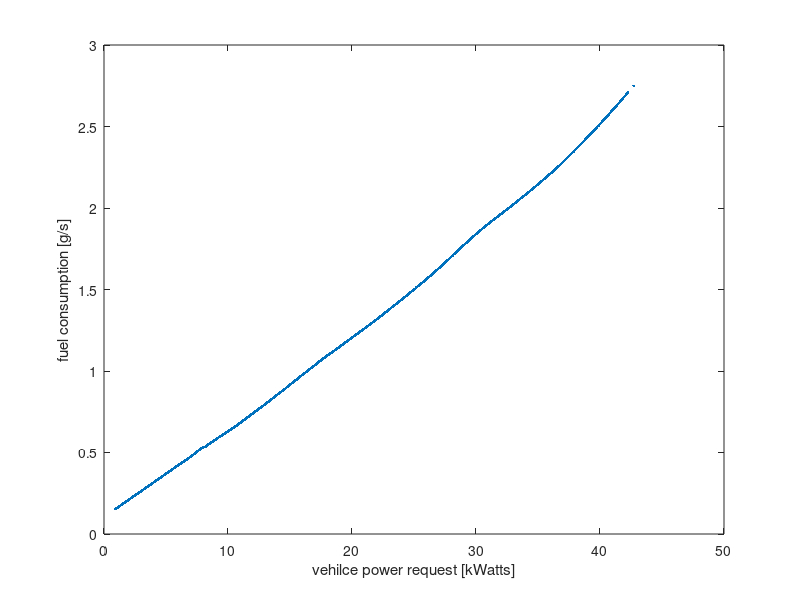

Write the MATLAB code that produced this figure. (Note: this script raises an error after producing the figure.)
load fuelConsMap_fullAVeh_150701

%% Toyota Prius hybrid parameters              
Jec = (0.178+0.835+0.0062+0.0127); %kg*m^2
Jgs = 0.023; %kg*m^2
Jmr = 0.023; %kg*m^2
Kratio = 4.113;
Mv = 1400; %kg
Rtire = 0.3107; %meter
Atire = 2.33; %m^2
Cd = 0.26;
rou= 1.202;
ftire = 0.00475; % rolling friction coeff
g = 9.8; %N*m/sec
Jv = Mv*Rtire^2;
Voc = 201.6; %volt
Qbatt = 6.5*3600; % ampere*sec
Rbatt = 0.003*6*28;  % ohm
nm = 0.85;
ng = 0.85;
Hl = 42*1e6; % 42MJ/kg
phi =0;
S = 30;
R = 78;
K = 4.113;
MPH_2_KMPH = 1.60934;
TRAN_EFF = 0.9; % assume transmission efficiency is 90%
MU_TIRE = 0.7; % coeff of friction between tire and pavement 
FUELCONS_MIN = 0.1513; % fuel consumption of the engine @ minimal power output
%% plot power VS fuel consumption 
% reshape saved data as arrays
pVVehArray = reshape(pVVehPlot, [], 1);
fuelConsArray = reshape(fuelConsPlot, [], 1);
vVehPlot = vVehPlotMph*MPH_2_KMPH*1000/3600; % [m/s]
vVehArray = reshape(vVehPlot, [], 1);
aVehArray = reshape(aVehPlot, [], 1);
% only fit power request larger than the minimal engine output power, these
% data points will have fuel consumption larger than 0.1513
isValid = fuelConsArray > FUELCONS_MIN;
pVVehPowerPosArray = pVVehArray(isValid);
fuelConsPowerPosArray = fuelConsArray(isValid);
vVehPowerPosArray = vVehArray(isValid);
aVehPowerPosArray = aVehArray(isValid);
dataNum = numel(pVVehPowerPosArray);
% plot power VS fuel consumption
figure;
plot(pVVehPowerPosArray/10^3, fuelConsPowerPosArray, '.')
xlabel('vehilce power request [kWatts]')
ylabel('fuel consumption [g/s]')

% save('fuelConsMap_fullAVeh_150701', 'pVVehArray', 'fuelConsArray', 'pVVehPosArray', 'fuelConsPPosArray', '-append')
%% curve fitting

%--------------------------------------------------------------------------
% linear model
%--------------------------------------------------------------------------
% here just try a linear fitting
linearFitFcn = fit(pVVehPowerPosArray, fuelConsPowerPosArray, 'poly1');
linearFitCoeff = coeffvalues(linearFitFcn);

% get the fuelCons using linear method
p10 = ((ftire*Mv*g*cos(phi)+ Mv*g*sin(phi))*1/TRAN_EFF)*linearFitCoeff(1);
p11 = Mv*1/TRAN_EFF*linearFitCoeff(1);
p30 = 0.5*rou*Cd*Atire*1/TRAN_EFF*linearFitCoeff(1);
p00 = linearFitCoeff(2);

linearFitFcn = @(v, a) p00 + p10*v + p11*v.*a + p30*v.^3;

fuelConsArrayLinearFit = linearFitFcn(vVehPowerPosArray, aVehPowerPosArray);

%--------------------------------------------------------------------------
% psd model
%--------------------------------------------------------------------------
% fuelCons = a1*pVeh + a2*v^2 + a3*v*a^2 + a4
dataMat = [pVVehPowerPosArray vVehPowerPosArray.^2 ...
    vVehPowerPosArray.*aVehPowerPosArray.^2 ones(dataNum, 1)];
fitCoeff = dataMat\fuelConsPowerPosArray;

% final coefficients
p00 = fitCoeff(4);
p10 = ((ftire*Mv*g*cos(phi)+ Mv*g*sin(phi))*1/TRAN_EFF)*fitCoeff(1);
p20 = fitCoeff(2);
p11 = Mv*1/TRAN_EFF*fitCoeff(1);
p30 = 0.5*rou*Cd*Atire*1/TRAN_EFF*fitCoeff(1);
p12 = fitCoeff(3);

% fprintf('p00 %8.4e, p10 %8.4e, p20 %8.4e, p11 %8.4e\n', p00, p10, p20, p11)
% fprintf('p30 %8.4e, p12 %8.4e\n', p30, p12)

% get the fuelCons using vsp method
vspFitFcn = @(v, a) p00 + p10*v + p20*v.^2 + p11*v.*a + ...
    p30*v.^3 + p12*v.*a.^2;

fuelConsArrayVspFit = vspFitFcn(vVehPowerPosArray, aVehPowerPosArray);

%--------------------------------------------------------------------------
% poly32 direct fitting
%--------------------------------------------------------------------------
% get the fuelCons using direct poly32 method
vVehPosArray = reshape(vVehPosPlot, [], 1);
aVehPosArray = reshape(aVehPosPlot, [], 1);
fuelConsPosArray = reshape(fuelConsPosPlot, [], 1);
dirFitFcn = fit([vVehPosArray, aVehPosArray], fuelConsPosArray, 'poly55');
fuelConsArrayDirFit = dirFitFcn(vVehPowerPosArray, aVehPowerPosArray);

%% see the fitting goodness
% compare fuelCons with surface plot
figure; hold on
h = surf(vVehPlot, aVehPlot, fuelConsPlot);
set(h, 'LineStyle', 'none')
scatter3(vVehPowerPosArray, aVehPowerPosArray, fuelConsArrayVspFit)
xlabel('vehicle speed [m/s]')
ylabel('Vehicle Acceleration [m/s^2]')
zlabel('fuel consumption [g/s]')
view(3)

% compare the fuelCons between the two methods
figure; hold on
plot(fuelConsArrayDirFit, 'b.')
plot(fuelConsArrayVspFit, 'r.')
plot(fuelConsArrayLinearFit, 'c.')
legend('dir', 'vsp', 'lin')
xlabel('data point')
ylabel('fuel consumption [g/s]')

MAX_VSP_ERR = max(abs(fuelConsArrayVspFit - fuelConsArrayDirFit));
MAX_LIN_ERR = max(abs(fuelConsArrayLinearFit - fuelConsArrayDirFit));
fprintf('max vsp error %8.4f, max linear error %8.4f\n', MAX_VSP_ERR, MAX_LIN_ERR)

RMS_VSP = sum((fuelConsArrayVspFit - fuelConsArrayDirFit).^2)/dataNum;
RMS_LIN = sum((fuelConsArrayLinearFit - fuelConsArrayDirFit).^2)/dataNum;
fprintf('rms vsp %8.4e, rms linear %8.4e\n', RMS_VSP, RMS_LIN)

%%
% calculate the final coeff as polynomial of vehicle velocity and accel
%   relation velVeh = omegaVeh*Rtire, accelVeh = omegaDotVeh*Rtire;
%
%   fuelCons = k*pVeh + b, where powerVeh = torqVeh*omegaVeh;
%
%   F_friction = ftire*Mv*g*cos(phi);
%   F_gradeAngle = Mv*g*sin(phi);
%   F_wind = 0.5*rou*Cd*Atire*velVeh^2;
%   F_inertial = Mv*accelVeh;
%
%   torqVeh = (F_friction + F_gradeAngle + F_wind + F_inertial)*omegaVeh;
%
%   Here use TRAN_EFF to consider the efficient of engine